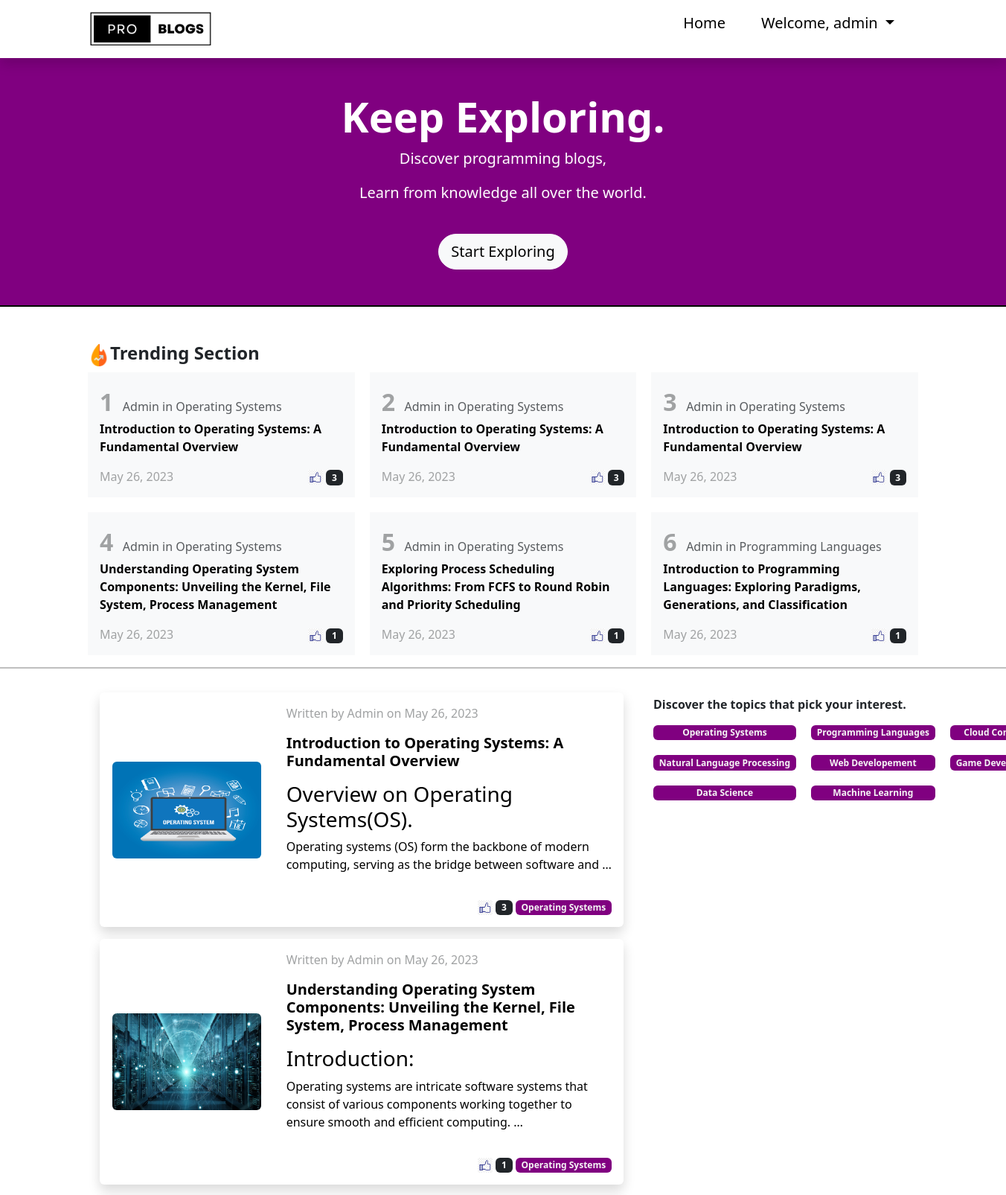
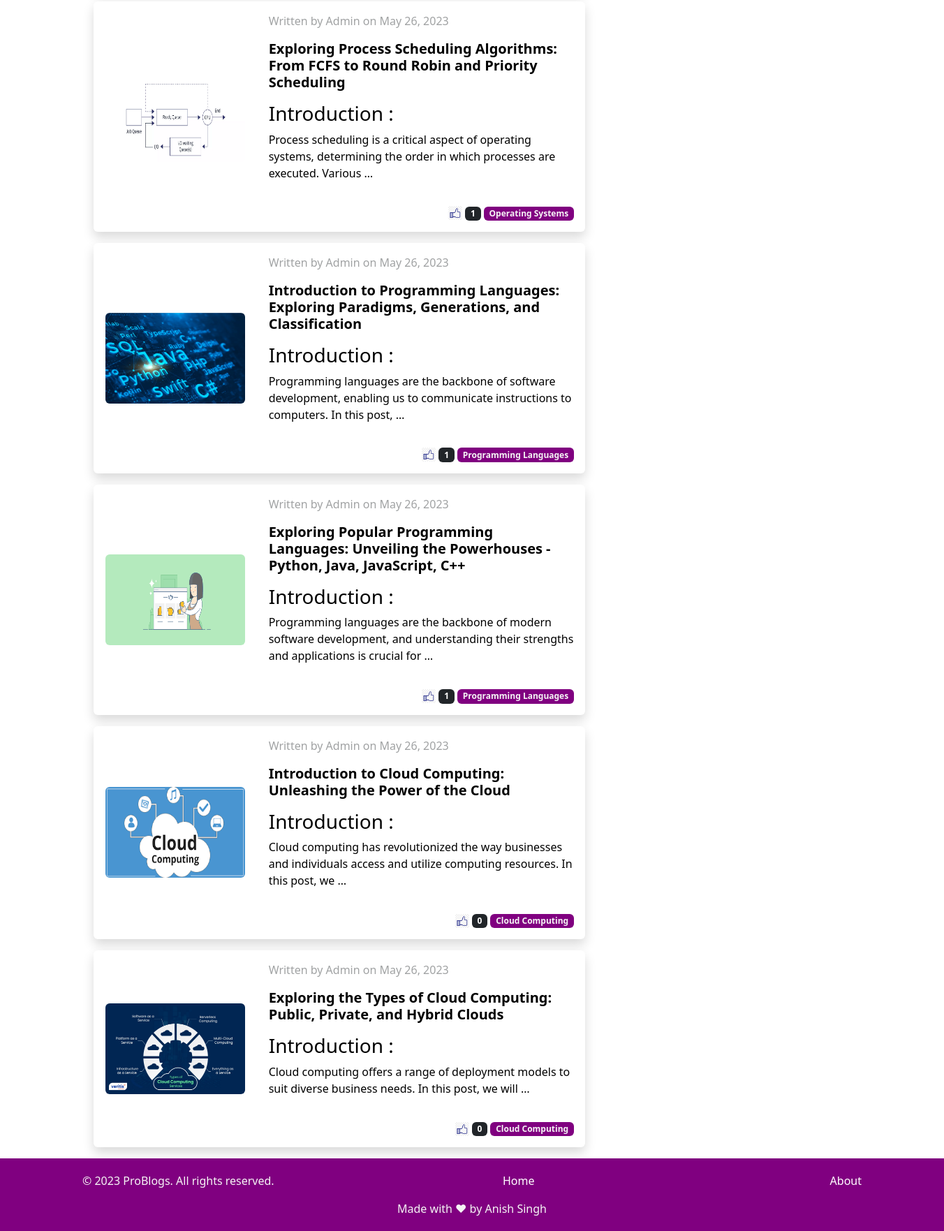
The app's page / (signed in) with its own data (2 pictures, top to bottom).
### blogs/models.py (models this page shows, shortened)
class Post(models.Model):
    post_id = models.IntegerField(primary_key=True)
    title = models.CharField(max_length=100)
    content = HTMLField()
    post_url = models.CharField(max_length=200)
    likes = models.ManyToManyField(User, related_name='blogs_post')
    category_name = models.ForeignKey(Category, on_delete=models.CASCADE)
    image_post = models.ImageField(upload_to='post/')
    post_author = models.CharField(max_length=100, default='Admin')
    post_created_at = models.DateField(auto_now_add=True)

class Category(models.Model):
    cat_id = models.IntegerField(primary_key=True)
    title = models.CharField(max_length=100)
    description = HTMLField()
    cat_created_at = models.DateField(auto_now_add=True)
    cat_url = models.CharField(max_length=200) #unique id for the page to locate
    image_cat = models.ImageField(upload_to='category/', default = 'category/default_img.jpg')
    def __str__(self):
        return self.title

### blogs/views.py (the view)
# urls.py: 2. Add a URL to urlpatterns:  path('', views.home, name='home')
def home(request):
    posts = Post.objects.order_by('-post_created_at')
    top_posts = Post.objects.order_by('-likes')[:6]
    category = Category.objects.all()
    data = {
        'posts' : posts,
        'top_posts' : top_posts,
        'category' : category
    }
    return render(request, 'blogs/home.html', data)

### templates/blogs/home.html (shortened to what this page needs)
{% extends 'blogs/base.html' %}
{% load static %}
{% block css %}
<link rel="stylesheet" href="{% static 'css/home.css' %}">
{%endblock%}
{% block content %}
<header class="bg-header py-5">
    <div class="container text-center text-white">
        <h1 class="display-4 fw-bold">Keep Exploring.</h1>
        <p class="lead">Discover programming blogs,</p>
        <p class="lead">Learn from knowledge all over the world.</p>
        <div class="pt-4">
          {% if user.is_authenticated %}
            <a class="btn btn-light btn-lg rounded-pill" href="#">Start Exploring</a>
          {% else %}
            <a class="btn btn-light btn-lg rounded-pill" href="/login">Get Started</a>
          {% endif %}
        </div>
    </div>
</header>
<hr class="border border-black border-1 opacity-100 p-0 m-0">
<section>
    <div class="container mt-5 mb-3">
        <h4 class="fw-bold"> <img src="../../media/logo/trending_icon.png" alt="trending-section" class="trending-img">Trending Section</h4>
        <div class="grid-container grid-layout">
            {% for post in top_posts %}
                <div class="grid-item p-3 d-flex flex-column bg-light">
                    <a href="/blogs/{{post.post_url}}" class="trending-link">
                        <div>
                            <span class="fs-2 fw-bold text-muted-light">{{ forloop.counter }}&nbsp;</span>
                            <span class="text-muted">{{ post.post_author }} in {{ post.category_name }}</span>
                        </div>
                        <p class="fw-bold">{{ post.title | truncatewords:15 }}</p>
                    </a>
                    <div class="mt-auto">
                        <div class="text-end d-flex justify-content-between">
                            <span class="text-muted-light text-sm">{{post.post_created_at}}</span>
                            <div>
                                <img src="../../media/logo/like-icon.jpg" alt="like-icon" class="like_icon">
                                <span class="badge bg-dark">{{post.likes.count}}</span>
                            </div>
                        </div>
                    </div>
                </div>
            {% endfor %}
        </div>
    </div>
</section>
<hr class="border border-black border-1 opacity-30">
<div class="container">
    <div class="row">
      <div class="col-md-8">
        <section>
          {% for post in posts %}
          <div class="card m-3 shadow">
            <div class="row g-0">
              <div class="col-md-4 d-flex justify-content-center align-items-center">
                <a href="/blogs/{{post.post_url}}" class="post-link">
                  <img src="/media/{{ post.image_post }}" class="img-fluid rounded img-post" alt="{{ post.title }} Image">
                </a>
              </div>
              <div class="col-md-8">
                <a href="/blogs/{{post.post_url}}" class="post-link">
                  <div class="card-body">
                    <p class="text-muted-light">Written by {{ post.post_author }} on {{post.post_created_at}}</p>
                    <h5 class="card-title fw-bold">{{ post.title | truncatewords:15 }}</h5>
                    <p class="card-text">{{ post.content | truncatewords:20 | safe}}</p>
                  </div>
                </a>
                <div class="mt-auto mb-3 mx-3 my-3">
                    <div class="text-end">
                      <img src="../../media/logo/like-icon.jpg" alt="like-icon" class="like_icon">
                      <span class="badge bg-dark">{{post.likes.count}}</span>
                      <span class="badge " style="background-color: purple
                      ; color: whitesmoke;">{{ post.category_name }}</span>
                    </div>
                  </div>
              </div>
            </div>
          </div>
          {% endfor %}
        </section>
      </div>
      <div class="col-md-4">
        <section class="fixed-section">
            <div>
              <p class="fw-bold">Discover the topics that pick your interest.</p>
            </div>
            <div class="grid-container grid-layout">
              {% for cat in category %}
              <a href="/category/{{cat.cat_url}}" class=" badge cat-link grid-item" style="background-color: purple
              ; color: whitesmoke;">
                {{ cat.title }}
              </a>
              {% endfor %}
            </div>
          </section>
      </div>
    </div>
  </div>
  <footer class="footer" style="background-color: purple; color: whitesmoke; position: relative; bottom: 0; padding: 20px 0; width: 100%;">
    <div class="container">
      <div class="row">
        <div class="col-lg-6">
          <p>&copy; 2023 ProBlogs. All rights reserved.</p>
        </div>
        <div class="col-lg-6 d-flex justify-content-between align-items-center">
          <ul class="footer-menu d-flex justify-content-between w-100" style="list-style: none;">
            <li><a href="/" class="text-white" style="text-decoration: none;">Home</a></li>
            <li><a href="/about" class="text-white" style="text-decoration: none;">About</a></li>
          </ul>
        </div>
        <div class="text-center">Made with &hearts; by Anish Singh</div>
      </div>
    </div>
  </footer>
{% endblock %}

### templates/blogs/base.html (shortened to what this page needs)
{%load static%}
<!DOCTYPE html>
<html>
<head>
    <link href="https://cdn.jsdelivr.net/npm/bootstrap@5.3.0-alpha3/dist/css/bootstrap.min.css" rel="stylesheet">
    <link rel="stylesheet" href="{% static 'css/style.css' %}">
    {% block css %}
    {% endblock %}
</head>
<body>
  {%block navbar%}
    <nav class="navbar navbar-expand-lg shadow nav-bg fixed-top">
        <div class="container">
          <a class="navbar-brand" href="/"><span class="font-monospace fw-bold"><img src="../../media/logo/pro_blogs_logo.png" alt="Pro-Blogs-logo" style="width:auto; height: 50px;"></a>
          <div class="collapse navbar-collapse" id="navbarSupportedContent">
            {% block navbar_btns %}
            <ul class="navbar-nav ms-auto me-2 mb-2 mb-sm-0">
              <li class="nav-item">
                <a class="nav-link active mx-3 fs-5 text-black text-center" aria-current="page" href="/">Home</a>
              </li>
            {% if user.is_authenticated %}
              <li class="nav-item dropdown">
                <p class="nav-link dropdown-toggle mx-3 fs-5 text-black text-center" role="button" id="dropdownMenuLink" data-bs-toggle="dropdown" aria-expanded="false">
                  Welcome, {{ user.username }}
                </p>
              </li>
            {% else %}
              <li class="nav-item">
                <a class="btn btn-dark btn-lg rounded-pill" href="login">Get Started</a>
              </li>
            {% endif %}
            </ul>
            {% endblock %}
          </div>
        </div>
    </nav>
    {%endblock%}
    {% block content %}
    {% endblock %}
</body>
</html>

### blogs/static/css/style.css (style rules this page uses)
body { padding-top: 75px; }
.grid-container { display: grid; grid-template-columns: repeat(3, 1fr); grid-gap: 20px; }
.nav-bg { background-color: white; }
.text-white { color: white; }
.footer { position: fixed; bottom: 0; width: 100%; background-color: purple; color: whitesmoke; padding: 20px 0; }

### blogs/static/css/home.css (style rules this page uses)
.bg-header { background-color: purple; }
.trending-img { width: 30px; height: auto; }
.img-post { width: 200px; height: 130px; }
.like_icon { width: 20px; height: auto; }
.text-muted-light { color: #a0a2a3!important; }
.trending-link, .post-link, .cat-link { text-decoration: none; color: black; }
.grid-layout { display: grid; grid-template-columns: repeat(3, 1fr); grid-gap:20px; }
.card { border: none; box-shadow: none; }
.fixed-section { position: sticky; top: 100px; margin-top: 20px; }

### records on screen
Post: post_author "Admin", category_name "Operating Systems", title "Introduction to Operating Systems: A Fundamental Overview", post_created_at "May 26, 2023", likes.count "3", image_post (picture), content "Overview on Operating Systems(OS). Operating systems (OS) form the backbone of modern computing, serving as the bridge between software and …"
Post: post_author "Admin", category_name "Operating Systems", title "Understanding Operating System Components: Unveiling the Kernel, File System, Process Management", post_created_at "May 26, 2023", likes.count "1", image_post (picture), content "Introduction: Operating systems are intricate software systems that consist of various components working together to ensure smooth and efficient computing. …"
Post: post_author "Admin", category_name "Operating Systems", title "Exploring Process Scheduling Algorithms: From FCFS to Round Robin and Priority Scheduling", post_created_at "May 26, 2023", likes.count "1", image_post (picture), content "Introduction : Process scheduling is a critical aspect of operating systems, determining the order in which processes are executed. Various …"
Post: post_author "Admin", category_name "Programming Languages", title "Introduction to Programming Languages: Exploring Paradigms, Generations, and Classification", post_created_at "May 26, 2023", likes.count "1", image_post (picture), content "Introduction : Programming languages are the backbone of software development, enabling us to communicate instructions to computers. In this post, …"
Post: image_post (placeholder picture), post_author "Admin", post_created_at "May 26, 2023", title "Exploring Popular Programming Languages: Unveiling the Powerhouses - Python, Java, JavaScript, C++", content "Introduction : Programming languages are the backbone of modern software development, and understanding their strengths and applications is crucial for …", likes.count "1", category_name "Programming Languages"
Post: image_post (picture), post_author "Admin", post_created_at "May 26, 2023", title "Introduction to Cloud Computing: Unleashing the Power of the Cloud", content "Introduction : Cloud computing has revolutionized the way businesses and individuals access and utilize computing resources. In this post, we …", likes.count "0", category_name "Cloud Computing"
Post: image_post (picture), post_author "Admin", post_created_at "May 26, 2023", title "Exploring the Types of Cloud Computing: Public, Private, and Hybrid Clouds", content "Introduction : Cloud computing offers a range of deployment models to suit diverse business needs. In this post, we will …", likes.count "0", category_name "Cloud Computing"
Category: title "Operating Systems"
Category: title "Programming Languages"
Category: title "Cloud…"
Category: title "Natural Language Processing"
Category: title "Web Developement"
Category: title "Game…"
Category: title "Data Science"
Category: title "Machine Learning"

### other values on screen
{{ user.username }} "admin"
